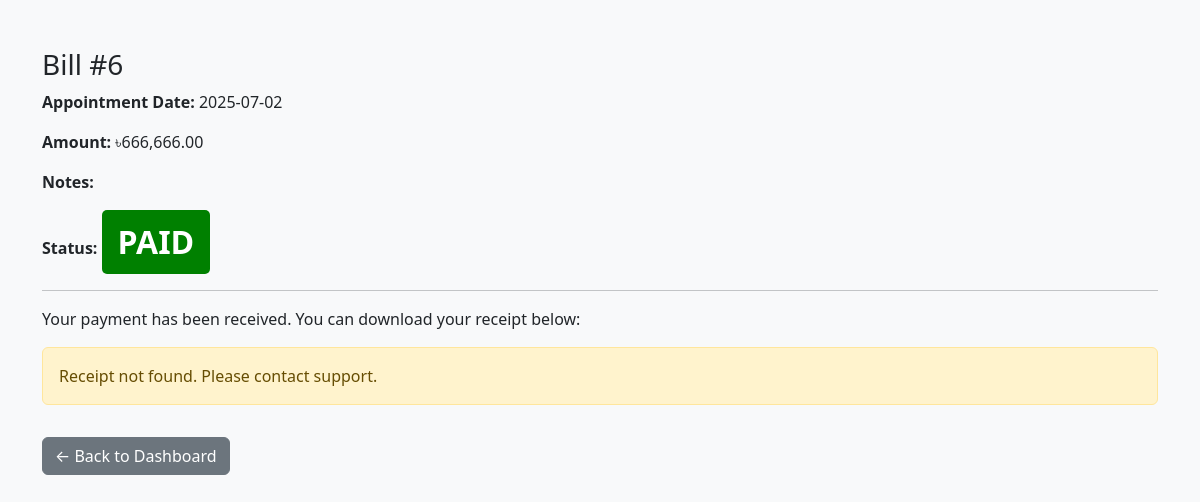
The app's page /paynow.php?bill_id=6 (signed in) with its own data.
### tables this page shows
CREATE TABLE `bills` (
  `id` int(11) NOT NULL,
  `appointment_id` int(11) NOT NULL,
  `patient_id` int(11) NOT NULL,
  `amount` decimal(10,2) NOT NULL,
  `status` enum('Unpaid','Paid') DEFAULT 'Unpaid',
  `notes` text DEFAULT NULL,
  `created_at` timestamp NOT NULL DEFAULT current_timestamp()
);

CREATE TABLE `appointments` (
  `id` int(11) NOT NULL,
  `patient_id` int(11) NOT NULL,
  `doctor_id` int(11) NOT NULL,
  `appointment_date` date NOT NULL,
  `appointment_time` time NOT NULL,
  `status` enum('Scheduled','Completed','Cancelled') DEFAULT 'Scheduled',
  `created_at` timestamp NOT NULL DEFAULT current_timestamp()
);

### paynow.php (the view, shortened to what this page needs)
<?php
require 'config.php';
$bill_id = $_GET['bill_id'];
$stmt = $pdo->prepare("
  SELECT b.*, a.appointment_date
  FROM bills b
  JOIN appointments a ON b.appointment_id = a.id
  WHERE b.id = ? AND b.patient_id = ?
");
$stmt->execute([$bill_id, $_SESSION['patient_id']]);
$bill = $stmt->fetch();
$receiptPath = "receipts/receipt_bill_" . $bill['id'] . ".pdf";
?>
<!DOCTYPE html>
<html>
<head>
	<link href="assets/css/bootstrap.min.css" rel="stylesheet">
</head>
<body class="bg-light">
	<div class="container py-5">
		<h3>Bill #<?= $bill['id'] ?></h3>
		<p><strong>Appointment Date:</strong> <?= $bill['appointment_date'] ?></p>
		<p><strong>Amount:</strong> ৳<?= number_format($bill['amount'], 2) ?></p>
		<p><strong>Notes:</strong> <?= htmlspecialchars($bill['notes']) ?></p>
		<p><strong>Status:</strong>
			<?php if ($bill['status'] === 'Paid'): ?>
				<span class="stamp paid">PAID</span>
			<?php else: ?>
				<span class="stamp unpaid">UNPAID</span>
			<?php endif; ?>
		</p>
		<?php if ($bill['status'] === 'Unpaid'): ?>
			<hr>
			<h5>Submit Payment</h5>
			<form method="POST" action="submit_payment.php">
				<input type="hidden" name="bill_id" value="<?= $bill['id'] ?>">
				<div class="mb-3">
					<label>Your Name:</label>
					<input type="text" name="payer_name" class="form-control" required>
				</div>
				<div class="mb-3">
					<label>Payment Method:</label>
					<select name="payment_method" class="form-select" required>
						<option value="">-- Select --</option>
						<option value="Cash">Cash</option>
						<option value="Card">Card</option>
						<option value="Mobile Payment">Mobile Payment</option>
					</select>
				</div>
				<div class="mb-3">
					<label>Payment Notes (optional):</label>
					<textarea name="payment_notes" class="form-control"></textarea>
				</div>
				<button type="submit" class="btn btn-success">Pay Now</button>
			</form>
		<?php else: ?>
			<hr>
			<p>Your payment has been received. You can download your receipt below:</p>
			<?php if (file_exists($receiptPath)): ?>
				<a href="<?= $receiptPath ?>" class="btn btn-primary" download>Download Receipt (PDF)</a>
			<?php else: ?>
				<div class="alert alert-warning">Receipt not found. Please contact support.</div>
			<?php endif; ?>
		<?php endif; ?>
		<a href="patient_dashboard.php" class="btn btn-secondary mt-3">← Back to Dashboard</a>
	</div>
</body>
</html>

### paynow.php (style rules this page uses)
.stamp { font-size: 2rem; font-weight: bold; color: white; padding: 0.5rem 1rem; display: inline-block; border-radius: 5px; }
.paid { background-color: green; }

### records on screen
bills: id "6", appointment.appointment_date "2025-07-02", amount "666,666.00"
